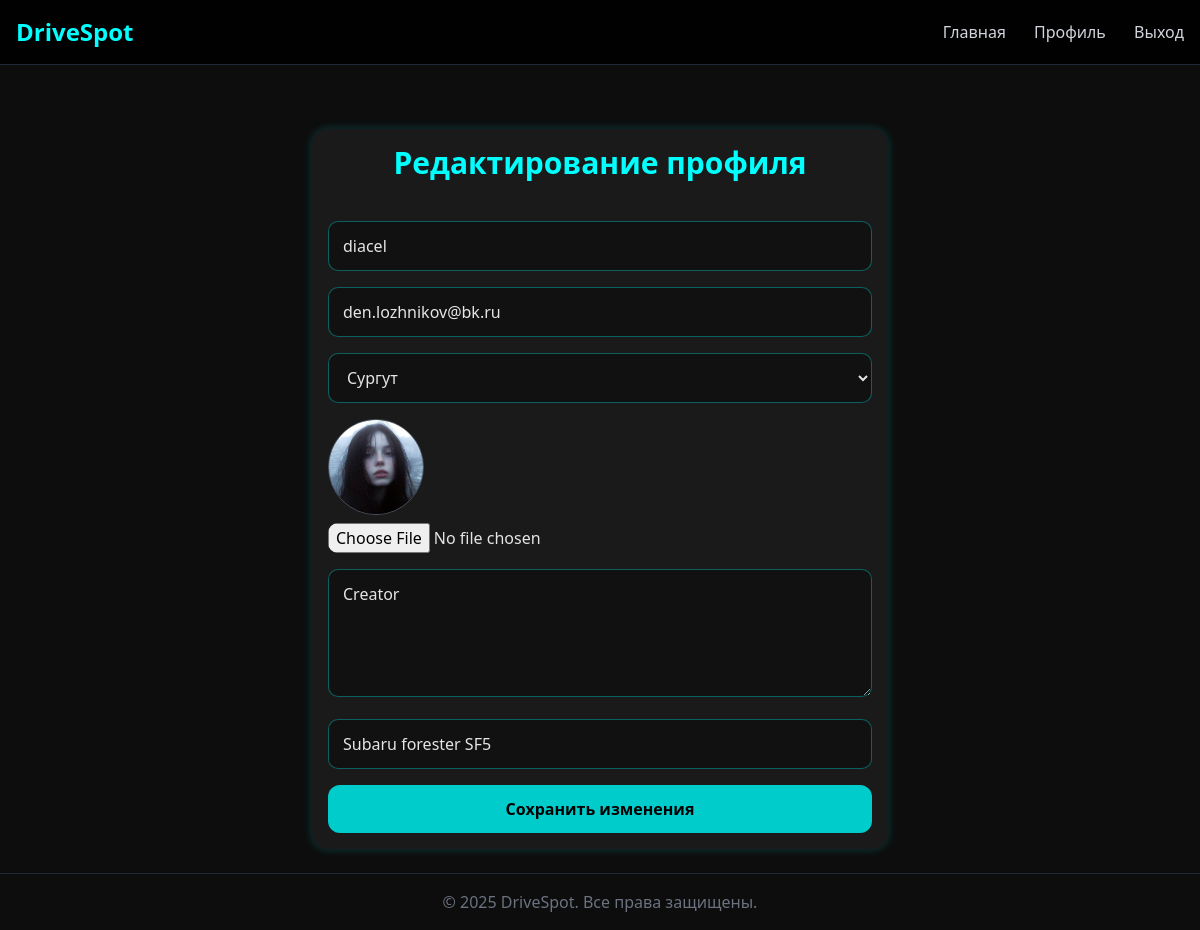
Before: /users/profile/settings/ (signed in) with the older database file.
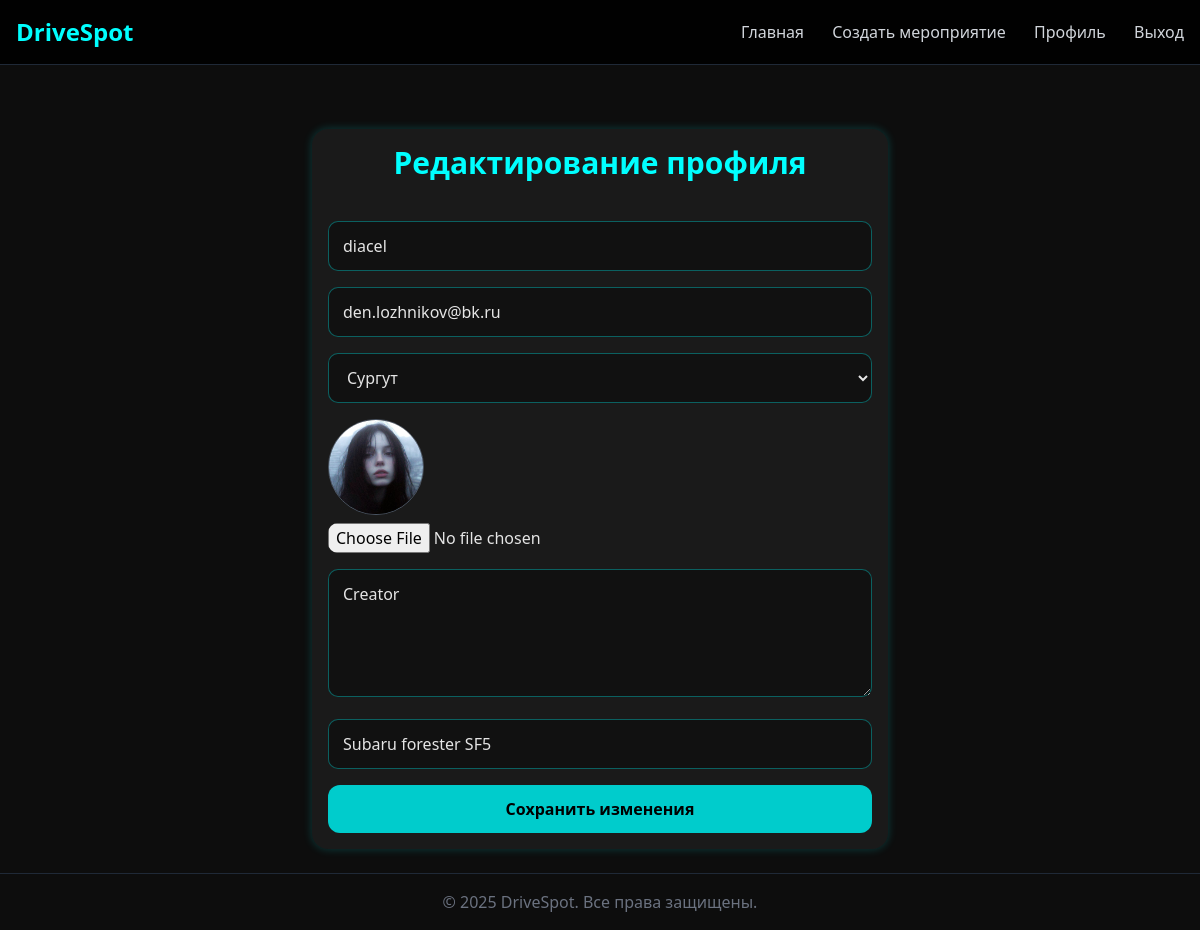
After: the same page with the newer database file.
### users/views.py (the view, shortened to what this page needs)
# urls.py: path('profile/settings/', views.profile_settings_view, name='profile_settings'),  # 🔹 сначала settings
@login_required
def profile_settings_view(request):
    user = request.user
    cities = City.objects.all()
    return render(request, "users/profile_settings.html", {"user": user, "cities": cities})

### templates/users/profile_settings.html (shortened to what this page needs)
{% extends 'base.html' %}
{% block content %}
<div class="max-w-xl mx-auto card mt-10">
  <h1 class="text-3xl font-bold text-center mb-6 neon">Редактирование профиля</h1>
  <form method="post" enctype="multipart/form-data" class="space-y-4">
    <input type="text" name="username" value="{{ user.username }}" placeholder="Имя пользователя"
           class="input-field">
    <input type="email" name="email" value="{{ user.email }}" placeholder="Email"
           class="input-field">
    <select name="city" class="input-field">
      {% for c in cities %}
        <option value="{{ c.id }}" {% if user.city and user.city.id == c.id %}selected{% endif %}>
          {{ c.name }}
        </option>
      {% endfor %}
    </select>
    <div>
      {% if user.avatar %}
        <img src="{{ user.avatar.url }}" alt="avatar" class="w-24 h-24 rounded-full mb-2 border border-gray-600">
      {% endif %}
      <input type="file" name="avatar" class="input-field bg-transparent border-none p-0">
    </div>
    <textarea name="bio" placeholder="О себе" class="input-field h-32">{{ user.bio }}</textarea>
    <input type="text" name="car_info" value="{{ user.car_info }}" placeholder="Информация о машине"
           class="input-field">
    <button type="submit" class="btn-primary">Сохранить изменения</button>
  </form>
</div>
{% endblock %}

Changed rows visible on the page:
changed UserProfile "diacel": is_organizer False → True (drawn)
Other visible differences:
text now shown: "Создать мероприятие"
